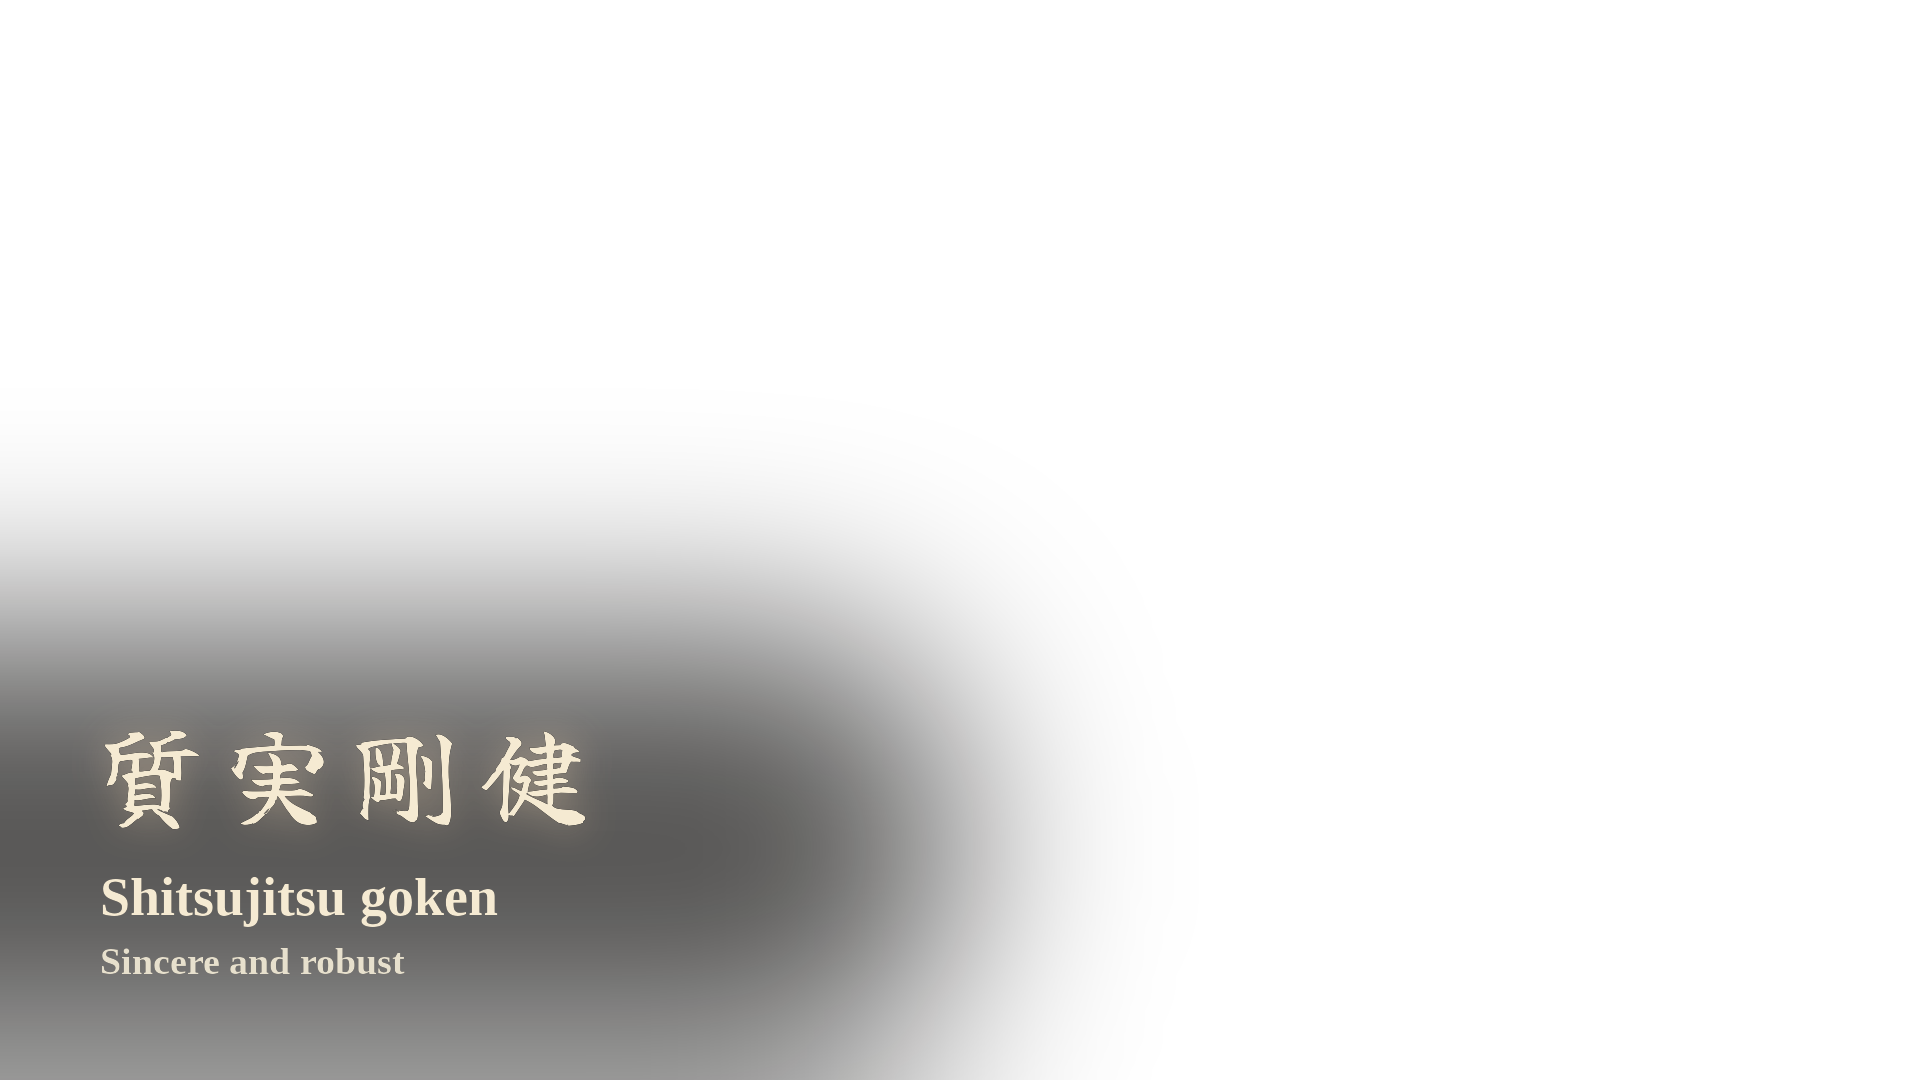

Generate this figure with Python:
#!/usr/bin/env python3
"""HACHIMAN wisdom overlay — 1920x1080 transparent PNG for the long-form intro.

質実剛健 / Shitsujitsu gōken / "Sincere and robust" — the bushi ideal of
plain, unadorned inner strength that needs no display. Overlay ≠ title
concept (series rule, same logic as the RYU/AMATERASU/TSUKUYOMI scripts).

LEFT-lower over the dark foreground stone courtyard, clear of the samurai
and the shrine steps. In CapCut: TEXT layer on the top track, start 0:03,
end 0:14, fade-in 2s / fade-out 2s, no glow/shadow/box. Cream #F5EAD2,
Liberation Serif Bold (the locked channel font). 4 kanji, horizontal —
same SAME-Y horizontal layout as amaterasu/tsukuyomi-wisdom-overlay.py
(no per-character y-offset, so no risk of the vertical-stack clipping bug)."""
from PIL import Image, ImageDraw, ImageFont, ImageFilter

KANJI = "/home/user/dan-documents/stillwave/assets/fonts/YujiBoku-Regular.ttf"
SERIF = "/usr/share/fonts/truetype/liberation/LiberationSerif-Bold.ttf"
OUT = "/home/user/dan-documents/stillwave/assets/hachiman-shitsujitsugoken-overlay.png"
W, H = 1920, 1080
CREAM = (245, 234, 210, 255)
SUB = (231, 224, 205, 255)
X = 96

img = Image.new("RGBA", (W, H), (0, 0, 0, 0))

# soft scrim so cream reads over the dark foreground courtyard stone in the lower-left
s = Image.new("RGBA", (W, H), (0, 0, 0, 0))
ImageDraw.Draw(s).rounded_rectangle((-200, 636, 950, 1060), radius=170, fill=(8, 6, 4, 175))
img.alpha_composite(s.filter(ImageFilter.GaussianBlur(100)))

# 質実剛健 — brush kanji (4 chars), cream, faint warm glow
f = ImageFont.truetype(KANJI, 108)
mask = Image.new("L", (W, H), 0)
md = ImageDraw.Draw(mask)
chars, pitch, y0 = ["質", "実", "剛", "健"], 128, 692
l0, _, r0, _ = f.getbbox(chars[0])
c0 = X + (r0 - l0) / 2
for i, ch in enumerate(chars):
    l, t, r, b = f.getbbox(ch)
    md.text((c0 + i * pitch - (l + (r - l) / 2), y0), ch, font=f, fill=255)
glow = Image.new("RGBA", (W, H), (0, 0, 0, 0))
glow.paste((250, 220, 180, 255), (0, 0),
           mask.filter(ImageFilter.GaussianBlur(18)).point(lambda p: int(p * 0.45)))
img.alpha_composite(glow)
img.alpha_composite(Image.composite(Image.new("RGBA", (W, H), CREAM),
                                    Image.new("RGBA", (W, H), (0, 0, 0, 0)), mask))

d = ImageDraw.Draw(img)
d.text((X + 4, 866), "Shitsujitsu goken", font=ImageFont.truetype(SERIF, 54), fill=CREAM)
d.text((X + 4, 940), "Sincere and robust",
       font=ImageFont.truetype(SERIF, 38), fill=SUB)

img.save(OUT)
print("saved", OUT)
